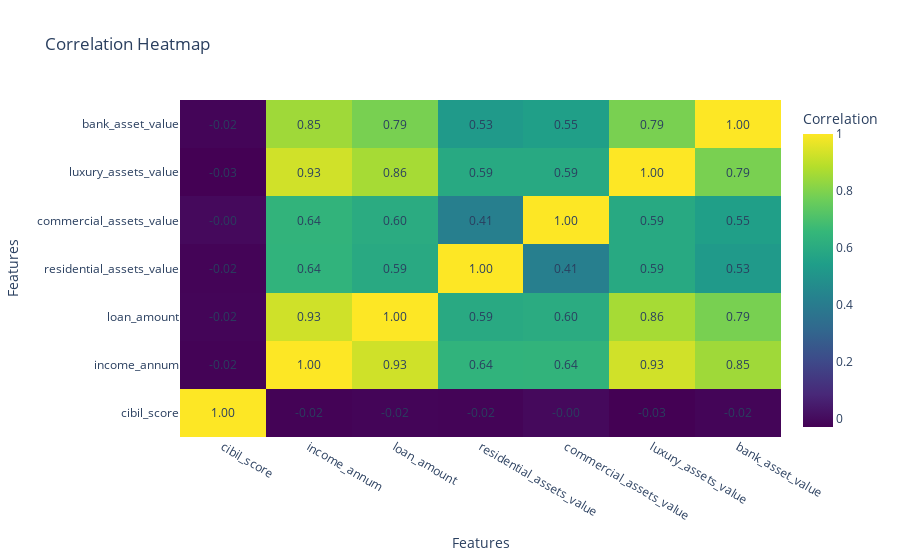

This figure's notebook cell:
### Markdown cell above
In this correlation table:

CIBIL Score and Other Variables:
CIBIL Score has near-zero correlations with debt_to_income_ratio, loan_per_dependent, asset_to_loan_ratio, and a small negative correlation with avg_monthly_repayment.
Debt-to-Income Ratio and Other Variables:
Debt-to-Income Ratio has a moderate positive correlation with loan_per_dependent and a strong negative correlation with asset_to_loan_ratio. It has low correlations with CIBIL Score and avg_monthly_repayment.
Loan per Dependent and Other Variables:
Loan per Dependent has a moderate positive correlation with avg_monthly_repayment and low correlations with CIBIL Score, debt_to_income_ratio, and asset_to_loan_ratio.
Asset to Loan Ratio and Other Variables:
Asset to Loan Ratio has a strong negative correlation with debt_to_income_ratio and a moderate negative correlation with avg_monthly_repayment. It has low correlations with CIBIL Score, loan_per_dependent.
Avg Monthly Repayment and Other Variables:
Avg Monthly Repayment has a moderate positive correlation with loan_per_dependent and low correlations with CIBIL Score, debt_to_income_ratio, asset_to_loan_ratio.
These insights provide an overview of the relationships between the specified variables, where correlation values closer to 1 or -1 indicate stronger relationships. Interpretation of correlations requires considering the context and domain knowledge for a comprehensive understanding.

### Code cell
import plotly.graph_objects as go

# Assuming df is your DataFrame
correlation_matrix = df[['cibil_score', 'income_annum', 'loan_amount',
                        'residential_assets_value', 'commercial_assets_value',
                        'luxury_assets_value', 'bank_asset_value']].corr()

fig = go.Figure(data=go.Heatmap(
                   z=correlation_matrix.values,
                   x=correlation_matrix.columns,
                   y=correlation_matrix.index,
                   colorscale='Viridis',
                   colorbar=dict(title='Correlation')))

# Add annotations
annotations = []
for i, row in enumerate(correlation_matrix.values):
    for j, value in enumerate(row):
        annotations.append(
            dict(
                x=correlation_matrix.columns[j],
                y=correlation_matrix.index[i],
                text="{:.2f}".format(value),
                showarrow=False
            )
        )

fig.update_layout(
    title="Correlation Heatmap",
    xaxis_title="Features",
    yaxis_title="Features",
    annotations=annotations
)

fig.show()

### Figure 1 — Plotly figure (JSON) as saved in the notebook; plotly's stock layout.template omitted (floating-point values rounded to 4 significant figures)
{"data": [{"colorbar": {"title": {"text": "Correlation"}}, "colorscale": [[0, "#440154"], [0.1111, "#482878"], [0.2222, "#3e4989"], [0.3333, "#31688e"], [0.4444, "#26828e"], [0.5556, "#1f9e89"], [0.6667, "#35b779"], [0.7778, "#6ece58"], [0.8889, "#b5de2b"], [1, "#fde725"]], "type": "heatmap", "x": ["cibil_score", "income_annum", "loan_amount", "residential_assets_value", "commercial_assets_value", "luxury_assets_value", "bank_asset_value"], "y": ["cibil_score", "income_annum", "loan_amount", "residential_assets_value", "commercial_assets_value", "luxury_assets_value", "bank_asset_value"], "z": [[1, -0.02303, -0.01703, -0.01991, -0.003769, -0.02862, -0.01548], [-0.02303, 1, 0.9275, 0.6368, 0.6403, 0.9291, 0.8511], [-0.01703, 0.9275, 1, 0.5946, 0.6032, 0.8609, 0.7881], [-0.01991, 0.6368, 0.5946, 1, 0.4148, 0.5909, 0.5274], [-0.003769, 0.6403, 0.6032, 0.4148, 1, 0.5911, 0.5486], [-0.02862, 0.9291, 0.8609, 0.5909, 0.5911, 1, 0.7885], [-0.01548, 0.8511, 0.7881, 0.5274, 0.5486, 0.7885, 1]]}], "layout": {"annotations": [{"showarrow": false, "text": "1.00", "x": "cibil_score", "y": "cibil_score"}, {"showarrow": false, "text": "-0.02", "x": "income_annum", "y": "cibil_score"}, {"showarrow": false, "text": "-0.02", "x": "loan_amount", "y": "cibil_score"}, {"showarrow": false, "text": "-0.02", "x": "residential_assets_value", "y": "cibil_score"}, {"showarrow": false, "text": "-0.00", "x": "commercial_assets_value", "y": "cibil_score"}, {"showarrow": false, "text": "-0.03", "x": "luxury_assets_value", "y": "cibil_score"}, {"showarrow": false, "text": "-0.02", "x": "bank_asset_value", "y": "cibil_score"}, {"showarrow": false, "text": "-0.02", "x": "cibil_score", "y": "income_annum"}, {"showarrow": false, "text": "1.00", "x": "income_annum", "y": "income_annum"}, {"showarrow": false, "text": "0.93", "x": "loan_amount", "y": "income_annum"}, {"showarrow": false, "text": "0.64", "x": "residential_assets_value", "y": "income_annum"}, {"showarrow": false, "text": "0.64", "x": "commercial_assets_value", "y": "income_annum"}, {"showarrow": false, "text": "0.93", "x": "luxury_assets_value", "y": "income_annum"}, {"showarrow": false, "text": "0.85", "x": "bank_asset_value", "y": "income_annum"}, {"showarrow": false, "text": "-0.02", "x": "cibil_score", "y": "loan_amount"}, {"showarrow": false, "text": "0.93", "x": "income_annum", "y": "loan_amount"}, {"showarrow": false, "text": "1.00", "x": "loan_amount", "y": "loan_amount"}, {"showarrow": false, "text": "0.59", "x": "residential_assets_value", "y": "loan_amount"}, {"showarrow": false, "text": "0.60", "x": "commercial_assets_value", "y": "loan_amount"}, {"showarrow": false, "text": "0.86", "x": "luxury_assets_value", "y": "loan_amount"}, {"showarrow": false, "text": "0.79", "x": "bank_asset_value", "y": "loan_amount"}, {"showarrow": false, "text": "-0.02", "x": "cibil_score", "y": "residential_assets_value"}, {"showarrow": false, "text": "0.64", "x": "income_annum", "y": "residential_assets_value"}, {"showarrow": false, "text": "0.59", "x": "loan_amount", "y": "residential_assets_value"}, {"showarrow": false, "text": "1.00", "x": "residential_assets_value", "y": "residential_assets_value"}, {"showarrow": false, "text": "0.41", "x": "commercial_assets_value", "y": "residential_assets_value"}, {"showarrow": false, "text": "0.59", "x": "luxury_assets_value", "y": "residential_assets_value"}, {"showarrow": false, "text": "0.53", "x": "bank_asset_value", "y": "residential_assets_value"}, {"showarrow": false, "text": "-0.00", "x": "cibil_score", "y": "commercial_assets_value"}, {"showarrow": false, "text": "0.64", "x": "income_annum", "y": "commercial_assets_value"}, {"showarrow": false, "text": "0.60", "x": "loan_amount", "y": "commercial_assets_value"}, {"showarrow": false, "text": "0.41", "x": "residential_assets_value", "y": "commercial_assets_value"}, {"showarrow": false, "text": "1.00", "x": "commercial_assets_value", "y": "commercial_assets_value"}, {"showarrow": false, "text": "0.59", "x": "luxury_assets_value", "y": "commercial_assets_value"}, {"showarrow": false, "text": "0.55", "x": "bank_asset_value", "y": "commercial_assets_value"}, {"showarrow": false, "text": "-0.03", "x": "cibil_score", "y": "luxury_assets_value"}, {"showarrow": false, "text": "0.93", "x": "income_annum", "y": "luxury_assets_value"}, {"showarrow": false, "text": "0.86", "x": "loan_amount", "y": "luxury_assets_value"}, {"showarrow": false, "text": "0.59", "x": "residential_assets_value", "y": "luxury_assets_value"}, {"showarrow": false, "text": "0.59", "x": "commercial_assets_value", "y": "luxury_assets_value"}, {"showarrow": false, "text": "1.00", "x": "luxury_assets_value", "y": "luxury_assets_value"}, {"showarrow": false, "text": "0.79", "x": "bank_asset_value", "y": "luxury_assets_value"}, {"showarrow": false, "text": "-0.02", "x": "cibil_score", "y": "bank_asset_value"}, {"showarrow": false, "text": "0.85", "x": "income_annum", "y": "bank_asset_value"}, {"showarrow": false, "text": "0.79", "x": "loan_amount", "y": "bank_asset_value"}, {"showarrow": false, "text": "0.53", "x": "residential_assets_value", "y": "bank_asset_value"}, {"showarrow": false, "text": "0.55", "x": "commercial_assets_value", "y": "bank_asset_value"}, {"showarrow": false, "text": "0.79", "x": "luxury_assets_value", "y": "bank_asset_value"}, {"showarrow": false, "text": "1.00", "x": "bank_asset_value", "y": "bank_asset_value"}], "autosize": true, "title": {"text": "Correlation Heatmap"}, "xaxis": {"autorange": true, "range": [-0.5, 6.5], "title": {"text": "Features"}, "type": "category"}, "yaxis": {"autorange": true, "range": [-0.5, 6.5], "title": {"text": "Features"}, "type": "category"}}}
